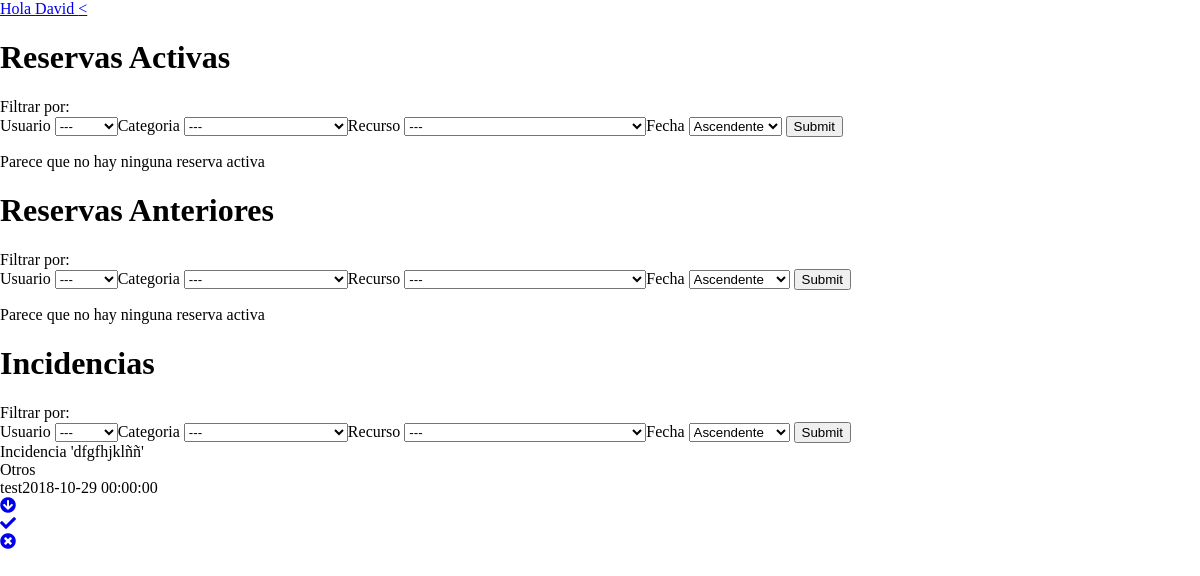
/PHP/misreservas.php (signed in), run on an earlier commit of the app's database.
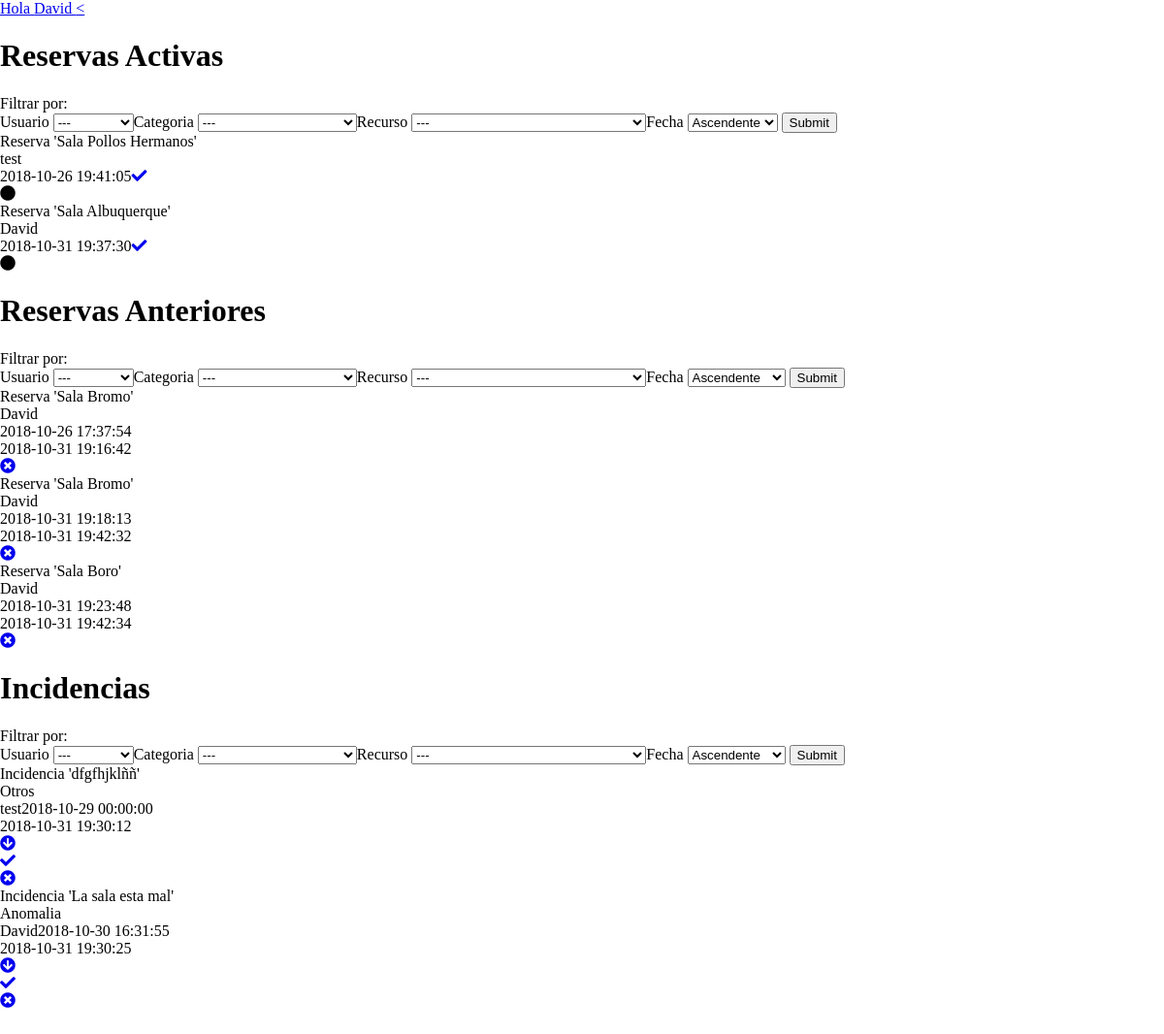
And on a later commit of the database.
### tables this page shows
CREATE TABLE `indicencias` (
  `id_incidencia` int(11) NOT NULL,
  `id_recurso` int(11) DEFAULT NULL,
  `id_user` int(11) DEFAULT NULL,
  `tipo_incidencia` int(11) NOT NULL,
  `asunto` text NOT NULL,
  `fecha_ini` datetime DEFAULT NULL,
  `fecha_fin` datetime DEFAULT NULL,
  `descripcion` text,
  `estado` text
);

CREATE TABLE `tipo_incidencia` (
  `id_tipo` int(11) NOT NULL,
  `nom_incidencia` varchar(20) NOT NULL
);

CREATE TABLE `users` (
  `id_user` int(11) NOT NULL,
  `user` varchar(50) NOT NULL,
  `permisos` int(11) NOT NULL,
  `user_name` text NOT NULL,
  `user_surname` text,
  `user_mail` varchar(50) NOT NULL,
  `user_telf` varchar(50) NOT NULL,
  `user_password` text NOT NULL,
  `user_img` text
);

CREATE TABLE `reservas` (
  `id_reserva` int(11) NOT NULL,
  `id_user` int(11) NOT NULL,
  `id_recurso` int(11) DEFAULT NULL,
  `fecha_ini` datetime DEFAULT NULL,
  `fecha_fin` datetime DEFAULT NULL,
  `Estado` int(11) NOT NULL
);

CREATE TABLE `recurso` (
  `id_recurso` int(11) NOT NULL,
  `nom_recur` varchar(40) DEFAULT NULL,
  `descripcion` text,
  `img_src` varchar(50) DEFAULT NULL,
  `categoria` int(11) DEFAULT NULL,
  `disponibilidad` int(11) DEFAULT '0'
);

### PHP/misreservas.proc.php (the view, shortened to what this page needs)
<?php
	include "conection.php";
	$id=$_SESSION['id'];
	$consulta= "Select permisos from users where id_user=$id";
		$permiso= mysqli_query($link, $consulta);
		$permisos=mysqli_fetch_array($permiso);
		if (isset($_REQUEST['cual'])) {
			$cual = $_REQUEST['cual'];
			$wUser = "";
			$wCat = "";
			$wRecu = "";
			$wOrden = "";
			$wUser1 = "";
			$wCat1 = "";
			$wRecu1 = "";
			$wOrden1 = "";
			$wUser2 = "";
			$wCat2 = "";
			$wRecu2 = "";
			$wOrden2 = "";
			if ($cual == 1) {
				if ($_REQUEST['filt_user']!="") {
					$qUser = $_REQUEST['filt_user'];
					$wUser = "AND users.user='$qUser'";
				}
				if ($_REQUEST['filt_cat']!="") {
					$categoriaw = $_REQUEST['filt_cat'];
					$wCat = "AND recurso.categoria='$categoriaw'";
				}
				if ($_REQUEST['filt_recu']!="") {
					$recurw = $_REQUEST['filt_recu'];
					$wRecu = "AND recurso.id_recurso='$recurw'";
				}
				if ($_REQUEST['orden']!="") {
					$ordenw = $_REQUEST['orden'];
					$wOrden = " ORDER BY fecha_ini $ordenw";
				}
			}elseif ($cual == 2) {
				if ($_REQUEST['filt_user']!="") {
					$qUser = $_REQUEST['filt_user'];
					$wUser1 = "AND users.user='$qUser'";
				}
				if ($_REQUEST['filt_cat']!="") {
					$categoriaw = $_REQUEST['filt_cat'];
					$wCat1 = "AND recurso.categoria='$categoriaw'";
				}
				if ($_REQUEST['filt_recu']!="") {
					$recurw = $_REQUEST['filt_recu'];
					$wRecu1 = "AND recurso.id_recurso='$recurw'";
				}
				if ($_REQUEST['orden']!="") {
					$ordenw = $_REQUEST['orden'];
					$wOrden1 = " ORDER BY fecha_ini $ordenw";
				}
			}elseif ($cual == 3){
				if ($_REQUEST['filt_user']!="") {
					$qUser = $_REQUEST['filt_user'];
					$wUser2 = " AND users.user='$qUser'";
				}
				if ($_REQUEST['filt_cat']!="") {
					$categoriaw = $_REQUEST['filt_cat'];
					$wCat2 = " AND recurso.categoria='$categoriaw'";
				}
				if ($_REQUEST['filt_recu']!="") {
					$recurw = $_REQUEST['filt_recu'];
					$wRecu2 = " AND recurso.id_recurso='$recurw'";
				}
				if ($_REQUEST['orden']!="") {
					$ordenw = $_REQUEST['orden'];
					$wOrden2 = " ORDER BY fecha_ini $ordenw";
				}
			}
		}else{
			$wUser = "";
			$wCat = "";
			$wRecu = "";
			$wOrden = "";
			$wUser1 = "";
			$wCat1 = "";
			$wRecu1 = "";
			$wOrden1 = "";
			$wUser2 = "";
			$wCat2 = "";
			$wRecu2 = "";
			$wOrden2 = "";
		}
		if ($permisos[0]==1) {
			$consultaReservasActivas= "Select recurso.nom_recur, recurso.categoria, recurso.disponibilidad, reservas.id_reserva, reservas.fecha_ini, reservas.Estado, reservas.fecha_fin, users.id_user, users.user, users.user_name, users.user_telf from reservas inner join recurso on reservas.id_recurso=recurso.id_recurso inner join users on reservas.id_user=users.id_user WHERE reservas.Estado=0 $wUser $wCat $wRecu $wOrden";
			$consultaReservas= "Select recurso.nom_recur, recurso.categoria, recurso.disponibilidad, reservas.id_reserva, reservas.fecha_ini, reservas.Estado, reservas.fecha_fin, users.id_user, users.user, users.user_name, users.user_telf from reservas inner join recurso on reservas.id_recurso=recurso.id_recurso inner join users on reservas.id_user=users.id_user WHERE reservas.Estado=1 $wUser1 $wCat1 $wRecu1 $wOrden1";
			$consultaIncidencias= "Select indicencias.id_incidencia, indicencias.tipo_incidencia, indicencias.asunto, indicencias.fecha_ini, indicencias.fecha_fin, recurso.id_recurso, recurso.nom_recur, recurso.descripcion, users.id_user, users.user_name, tipo_incidencia.nom_incidencia, recurso.disponibilidad FROM indicencias INNER JOIN recurso ON indicencias.id_recurso=recurso.id_recurso INNER JOIN users ON indicencias.id_user=users.id_user INNER JOIN tipo_incidencia ON tipo_incidencia.id_tipo=indicencias.tipo_incidencia WHERE 1 $wUser2 $wCat2 $wRecu2 $wOrden2";
		}else{
			header('Location: index.php?err=1');
		}
		if (isset($consultaReservasActivas)) {
			echo "<h1>Reservas Activas</h1>";
			echo "Filtrar por: <br>";
			echo "<form action='misreservas.php' method='POST'>";
			if ($permisos[0]==1) {
			echo "Usuario <select name='filt_user' class='filtrar'>";
				echo "<option value=''> --- </option>";
			echo "</select>";
		}
			echo "Categoria <select name='filt_cat' class='filtrar'>";
				echo "<option value=''> --- </option>";
			echo "</select>";
			echo "Recurso <select name='filt_recu' class='filtrar'>";
				echo "<option value=''> --- </option>";
			echo "</select>";
			echo "Fecha <select name='orden' class='filtrar'>";
					echo "<option value='ASC'> Ascendente </option>";
			echo "</select>";
				echo " <input type='submit' name='submit'>";
			echo "</form>";
			$reservasA=mysqli_query($link,$consultaReservasActivas);
				if(mysqli_num_rows($reservasA)>0){
					while($resA=mysqli_fetch_array($reservasA)){
						echo "<div class='tarjeta'>";
							echo "<div class='title'>";
								echo "Reserva '".$resA['nom_recur']."'";
							echo "</div>";
							if ($permisos[0]==1) {
								echo "<div class='user'>";
									echo $resA['user_name'];
								echo "</div>";
							}
							echo "<div class='fecha'>";
								echo $resA['fecha_ini'];
								echo "<a href='cancel.proc.php?tip=1&id=".$resA['id_reserva']."'><i class='fas fa-check'></i></a>";
							echo "</div>";
							echo "<div>";
								echo "<div class='activo'>";
								echo "<i class='fas fa-circle'></i></i>";
							echo "</div>";
						echo "</div>";
					}
				}else{
					echo "<p class='eBusqueda'>Parece que no hay ninguna reserva activa</p>";
				}
			}
			if (isset($consultaReservas)) {
				echo "<h1>Reservas Anteriores</h1>";
			echo "Filtrar por: <br>";
			echo "<form action='misreservas.php' method='POST'>";
						if ($permisos[0]==1) {
			echo "Usuario <select name='filt_user' class='filtrar'>";
				echo "<option value=''> --- </option>";
			echo "</select>";
		}
			echo "Categoria <select name='filt_cat' class='filtrar'>";
				echo "<option value=''> --- </option>";
			echo "</select>";
			echo "Recurso <select name='filt_recu' class='filtrar'>";
				echo "<option value=''> --- </option>";
			echo "</select>";
			echo "Fecha <select name='orden' class='filtrar'>";
					echo "<option value='ASC'> Ascendente </option>";
			echo "</select>";
				echo " <input type='submit' name='submit'>";
			echo "</form>";
			}
			if (isset($consultaReservas)) {
			echo "<div class='ventana'>";
			$reservasR=mysqli_query($link,$consultaReservas);
				if(mysqli_num_rows($reservasR)>0){
					while($res=mysqli_fetch_array($reservasR)){
						echo "<div class='tarjeta'>";
							echo "<div class='title'>";
								echo "Reserva '".$res['nom_recur']."'";
							echo "</div>";
							if ($permisos[0]==1) {
								echo "<div class='user'>";
									echo $res['user_name'];
								echo "</div>";
							}
							echo "<div class='fecha'>";
								echo $res['fecha_ini'];
							echo "</div>";
							echo "<div class='fecha2'>";
								echo $res['fecha_fin'];
							echo "</div>";
							echo "<div class='opciones'>";
								echo "<a href='cancel.proc.php?tip=2&id=".$res['id_reserva']."'><i class='fas fa-times-circle'></i></a>";
							echo "</div>";
						echo "</div>";
					}
				}else{
					echo "<p class='eBusqueda'>Parece que no hay ninguna reserva activa</p>";
				}
				echo "</div>";
			}
			if (isset($consultaIncidencias)) {
				echo "<h1>Incidencias</h1>";
			echo "Filtrar por: <br>";
			echo "<form action='misreservas.php' method='POST'>";
						if ($permisos[0]==1 || $permisos[0]==3) {
			echo "Usuario <select name='filt_user' class='filtrar'>";
					echo "<option value=''> --- </option>";
			echo "</select>";
		}
			echo "Categoria <select name='filt_cat' class='filtrar'>";
				echo "<option value=''> --- </option>";
			echo "</select>";
			echo "Recurso <select name='filt_recu' class='filtrar'>";
				echo "<option value=''> --- </option>";
			echo "</select>";
			echo "Fecha <select name='orden' class='filtrar'>";
					echo "<option value='ASC'> Ascendente </option>";
			echo "</select>";
				echo " <input type='submit' name='submit'>";
			echo "</form>";
			$incidencia=mysqli_query($link,$consultaIncidencias);
				if(mysqli_num_rows($incidencia)>0){
					while($in=mysqli_fetch_array($incidencia)){
						echo "<div class='tarjeta'>";
							echo "<div class='title'>";
								echo "Incidencia '".$in['asunto']."'";
							echo "</div>";
							echo "<div class='tipo'>";
								echo $in['nom_incidencia'];
							echo "</div>";
							echo "<div class='user'>";
								echo $in['user_name'];
								echo $in['fecha_ini'];
							echo "</div>";
							echo "<div class='fecha_fin'>";
								echo $in['fecha_fin'];
							echo "</div>";
							if ($in['disponibilidad']==0) {
								echo "<a href='misreservas.php?desh=1&namerec=".$in['id_recurso']."'><i class='fas fa-arrow-circle-down'></i></a>";
							}else{
								echo "<a href='misreservas.php?desh=0&namerec=".$in['id_recurso']."'><i class='fas fa-arrow-circle-up'></i></a>";
							}
							echo "<div class='opciones'>";
								echo "<a href='cancel.proc.php?tip=3&id=".$in['id_incidencia']."&que=2&recid=".$in['id_recurso']."'><i class='fas fa-check'></i></a>";
							echo "</div>";
							echo "<div class='opciones'>";
								echo "<a href='cancel.proc.php?tip=3&id=".$in['id_incidencia']."&que=1&recid=".$in['id_recurso']."'><i class='fas fa-times-circle'></i></a>";
							echo "</div>";
					}
				}else{
					echo "<p class='eBusqueda'>Parece que no hay incidencias</p>";
				}
		}
?>

### PHP/misreservas.php (shortened to what this page needs)
<!DOCTYPE html>
<html>
<head>
</head>
<body>
	<?php
		include "header.php";
	?>
	<div class="centrar">
		<div class="ancho">
			<?php
				include "misreservas.proc.php";
			?>
		</div>
	</div>
</body>
</html>

### PHP/header.php (shortened to what this page needs)
<html>
<head>
	<link rel="stylesheet" href="https://use.fontawesome.com/releases/v5.4.2/css/all.css">
	<link rel="stylesheet" type="text/css" href="../CSS/estilo.css">
</head>
<body>
	<nav class="menu">
		<a href="#">Hola
            	<?php
				echo $_SESSION['nombre'];
				?>
				<
        </a>
	</nav>
</body>
</html>

### CSS/estilo.css (style rules this page uses)
* { position: relative; }
html, body { margin: 0px; width: 100%; min-height: 100%; height: 100%; font-size: 1em; }
.centrar { width: 100%; display: flex; justify-content: center; height: 100%; }
.ancho { width: 1200px;v }

What changed in the data, as far as the page shows it:
now on this page (row edited): reservas: id_recurso.nom_recur "Sala Pollos Hermanos", id_user.user_name "test", fecha_ini "2018-10-26 19:41:05", shown under "Reservas Activas"
added reservas: id_recurso.nom_recur "Sala Albuquerque", id_user.user_name "David", fecha_ini "2018-10-31 19:37:30", shown under "Reservas Activas"
now on this page (row edited): reservas: id_recurso.nom_recur "Sala Bromo", id_user.user_name "David", fecha_ini "2018-10-26 17:37:54", fecha_fin "2018-10-31 19:16:42", shown under "Reservas Anteriores"
added reservas: id_recurso.nom_recur "Sala Bromo", id_user.user_name "David", fecha_ini "2018-10-31 19:18:13", fecha_fin "2018-10-31 19:42:32", shown under "Reservas Anteriores"
added reservas: id_recurso.nom_recur "Sala Boro", id_user.user_name "David", fecha_ini "2018-10-31 19:23:48", fecha_fin "2018-10-31 19:42:34", shown under "Reservas Anteriores"
changed indicencias "dfgfhjklññ": fecha_fin (not shown) → "2018-10-31 19:30:12"
added indicencias: asunto "La sala esta mal", tipo_incidencia.nom_incidencia "Anomalia", id_user.user_name "David", fecha_ini "2018-10-30 16:31:55", fecha_fin "2018-10-31 19:30:25"
Also different on the page:
text no longer shown: "Parece que no hay ninguna reserva activa Parece que no hay ninguna reserva activa"
